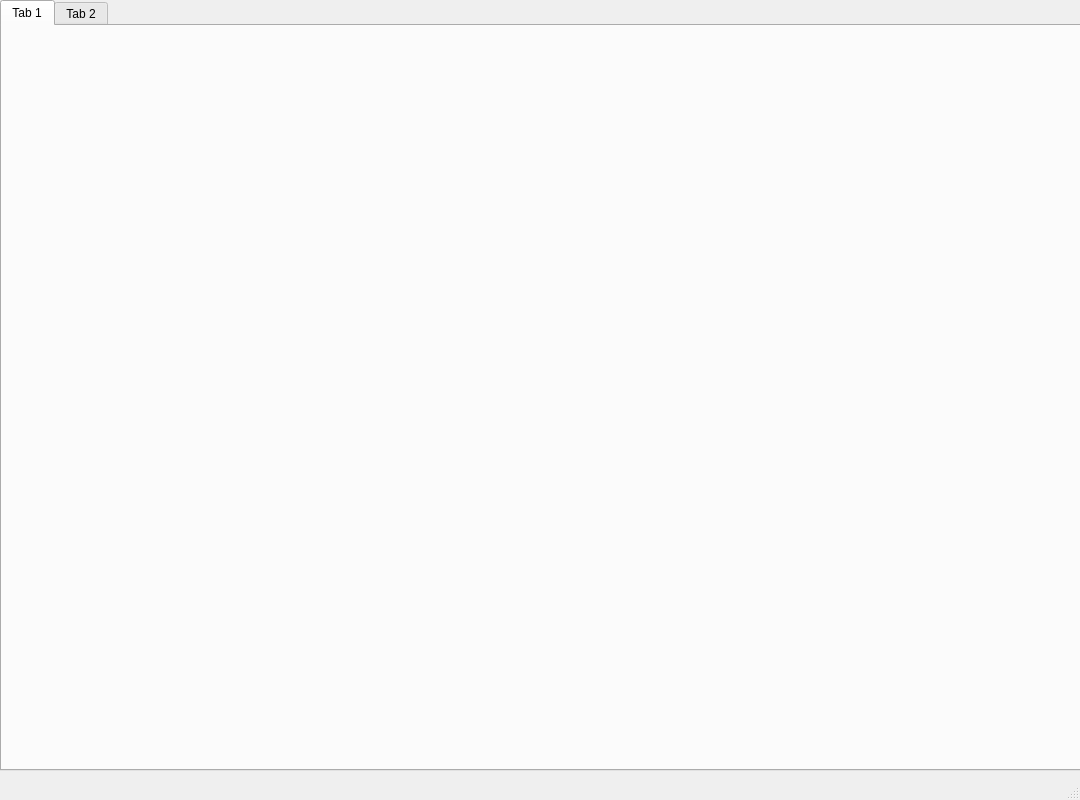
<?xml version="1.0" encoding="UTF-8"?>
<ui version="4.0">
 <class>MainWnd</class>
 <widget class="QMainWindow" name="MainWnd">
  <property name="geometry">
   <rect>
    <x>0</x>
    <y>0</y>
    <width>1080</width>
    <height>800</height>
   </rect>
  </property>
  <property name="windowTitle">
   <string>MainWindow</string>
  </property>
  <widget class="QWidget" name="centralwidget">
   <widget class="QTabWidget" name="tabWidget">
    <property name="geometry">
     <rect>
      <x>0</x>
      <y>0</y>
      <width>1081</width>
      <height>771</height>
     </rect>
    </property>
    <widget class="QWidget" name="TAB_Login">
     <attribute name="title">
      <string>Tab 1</string>
     </attribute>
    </widget>
    <widget class="QWidget" name="tab_2">
     <attribute name="title">
      <string>Tab 2</string>
     </attribute>
    </widget>
   </widget>
  </widget>
  <widget class="QStatusBar" name="statusbar"/>
 </widget>
 <resources/>
 <connections/>
</ui>
